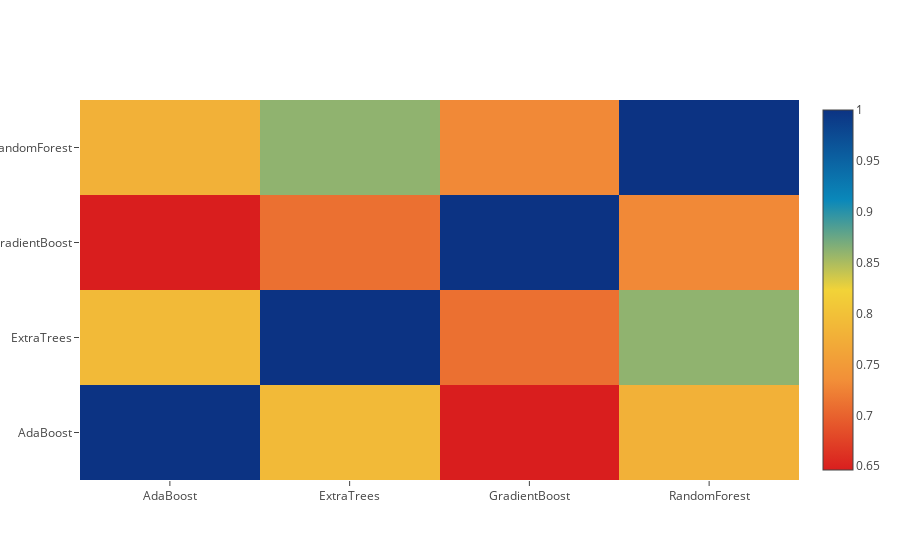

Notebook code for this chart:
### Markdown cell above
**Correlation Heatmap of the Second Level Training set**

### Code cell
data = [
    go.Heatmap(
        z= base_predictions_train.astype(float).corr().values ,
        x=base_predictions_train.columns.values,
        y= base_predictions_train.columns.values,
          colorscale='Portland',
            showscale=True,
            reversescale = True
    )
]
py.iplot(data, filename='labelled-heatmap')

### Figure 1 — Plotly figure (JSON) as saved in the notebook; plotly's stock layout.template omitted (floating-point values rounded to 4 significant figures)
{"data": [{"colorscale": "Portland", "reversescale": true, "showscale": true, "type": "heatmap", "x": ["AdaBoost", "ExtraTrees", "GradientBoost", "RandomForest"], "y": ["AdaBoost", "ExtraTrees", "GradientBoost", "RandomForest"], "z": [[1, 0.7905, 0.6463, 0.7786], [0.7905, 1, 0.7103, 0.8604], [0.6463, 0.7103, 1, 0.7303], [0.7786, 0.8604, 0.7303, 1]]}], "layout": {}}
